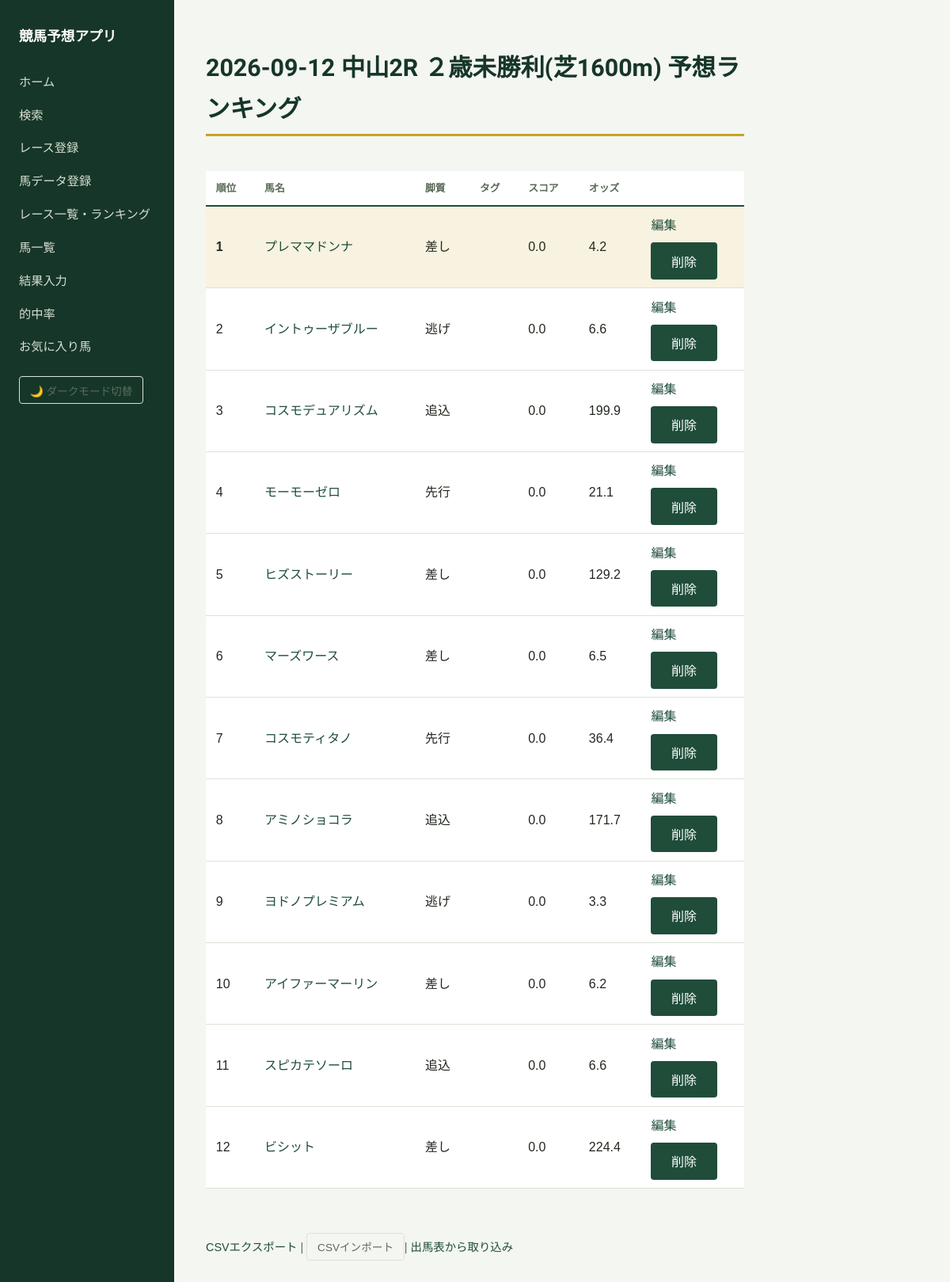
The app's page /horses/ranking-page/1 with its own data.
### models.py (models this page shows)
class Horse(SQLModel, table=True):
    id: int | None = Field(default=None, primary_key=True)
    race_id: int = Field(foreign_key="race.id")
    name: str
    running_style: str = ""
    memo_tag: str = ""
    past_performance_score: float = 0.0
    course_aptitude_score: float = 0.0
    pace_score: float = 0.0
    odds: float | None = None

### routers/horses.py (the view)
@router.get("/horses/ranking-page/{race_id}")
def ranking_page(request: Request, race_id: int):
    with Session(engine) as session:
        race = session.get(Race, race_id)
        horses = session.exec(select(Horse).where(Horse.race_id == race_id)).all()
        ranked = sorted(horses, key=lambda h: calculate_score(h), reverse=True)
        horse_list = [
            {
                "id": h.id,
                "name": h.name,
                "score": calculate_score(h),
                "odds": h.odds,
                "running_style": h.running_style,
                "memo_tag": h.memo_tag,
            }
            for h in ranked
        ]
    return templates.TemplateResponse("ranking.html", {
        "request": request, "horses": horse_list,
        "race_label": race_label(race) if race else "",
        "race_id": race_id,
    })

### templates/ranking.html (shortened to what this page needs)
{% extends "base.html" %}
{% block content %}
<h1>{{ race_label }} 予想ランキング</h1>
<table>
    <tr><th>順位</th><th>馬名</th><th>脚質</th><th>タグ</th><th>スコア</th><th>オッズ</th><th></th></tr>
    {% for horse in horses %}
    <tr class="{% if loop.index == 1 %}rank-1{% endif %}">
        <td>{{ loop.index }}</td>
        <td><a href="/horses/profile/{{ horse.name }}">{{ horse.name }}</a></td>
        <td>{{ horse.running_style }}</td>
        <td>{{ horse.memo_tag }}</td>
        <td>{{ horse.score }}</td>
        <td>{{ horse.odds }}</td>
         <td>
            <a href="/horses/{{ horse.id }}/edit">編集</a>
        <form action="/horses/{{ horse.id }}/delete" method="post" style="margin:0;" onsubmit="return confirm('削除しますか？');">
            <button type="submit">削除</button>
        </form>
    </td>
    </tr>
    {% endfor %}
</table>
<p class="page-nav">
    <a href="/horses/export/{{ race_id }}">CSVエクスポート</a> |
    <button class="theme-toggle" onclick="openImportModal()" type="button">CSVインポート</button>|
    <a href="/horses/paste-import/{{ race_id }}">出馬表から取り込み</a>
</p>
{% endblock %}

### templates/base.html (shortened to what this page needs)
<!DOCTYPE html>
<html lang="ja" id="html-root">
<head>
    <link rel="stylesheet" href="/static/style.css">
</head>
<body>
<div class="app-layout">
    <aside class="sidebar">
        <h2>競馬予想アプリ</h2>
        <nav>
            <a href="/">ホーム</a>
            <a href="/search">検索</a>
            <a href="/races/add">レース登録</a>
            <a href="/horses/new">馬データ登録</a>
            <a href="/races">レース一覧・ランキング</a>
            <a href="/horses">馬一覧</a>
            <a href="/results/input">結果入力</a>
            <a href="/results/stats">的中率</a>
            <a href="/favorites">お気に入り馬</a>
        </nav>
        <button class="theme-toggle" onclick="toggleTheme()">🌙 ダークモード切替</button>
    </aside>
    <div class="main-content">
        {% block content %}{% endblock %}
    </div>
</div>
</body>
</html>

### static/style.css (style rules this page uses)
:root { --bg: #F4F6F1; --surface: #FFFFFF; --turf: #1F4D3A; --turf-dark: #163629; --gold: #C9A227; --text: #22281F; --text-muted: #5C6B5A; --border: #DCE3D6; }
* { box-sizing: border-box; }
body { background: var(--bg); color: var(--text); font-family: "Noto Sans JP", sans-serif; margin: 0; line-height: 1.7; }
h1, h2 { font-family: "Shippori Mincho", serif; color: var(--turf-dark); font-weight: 700; }
h1 { font-size: 1.9rem; display: inline-block; padding-bottom: 0.3rem; border-bottom: 3px solid var(--gold); margin-bottom: 1.8rem; }
h2 { font-size: 1.2rem; margin-top: 2rem; }
a { color: var(--turf); text-decoration: none; }
button[type="submit"] { background: var(--turf); color: #fff; border: none; padding: 0.7rem 1.6rem; border-radius: 4px; font-size: 1rem; font-weight: 500; cursor: pointer; margin-top: 0.5rem; }
table { width: 100%; border-collapse: collapse; margin: 1rem 0 2rem; background: var(--surface); }
th, td { text-align: left; padding: 0.65rem 0.8rem; border-bottom: 1px solid var(--border); }
th { font-size: 0.8rem; color: var(--text-muted); border-bottom: 2px solid var(--turf); }
.rank-1 { background: rgba(201, 162, 39, 0.14); }
.rank-1 td:first-child, .rank-2 td:first-child, .rank-3 td:first-child { font-weight: 700; }
.page-nav { margin-top: 2rem; font-size: 0.9rem; color: var(--text-muted); }
.app-layout { display: flex; min-height: 100vh; }
.sidebar { width: 220px; flex-shrink: 0; background: var(--turf-dark); color: #fff; padding: 2rem 1.5rem; }
.sidebar h2 { color: #fff; font-size: 1.1rem; margin: 0 0 1.8rem; }
.sidebar nav { display: flex; flex-direction: column; gap: 1rem; }
.sidebar nav a { color: #D7E0D2; font-size: 0.95rem; }
.main-content { flex: 1; padding: 2.5rem 2.5rem; max-width: 760px; }
.theme-toggle { background: transparent; border: 1px solid var(--border); color: var(--text-muted); border-radius: 4px; padding: 0.4rem 0.8rem; cursor: pointer; font-size: 0.85rem; margin-top: 1.5rem; }

### records on screen
Horse: name "プレママドンナ", running_style "差し", score "0.0", odds "4.2"
Horse: name "イントゥーザブルー", running_style "逃げ", score "0.0", odds "6.6"
Horse: name "コスモデュアリズム", running_style "追込", score "0.0", odds "199.9"
Horse: name "モーモーゼロ", running_style "先行", score "0.0", odds "21.1"
Horse: name "ヒズストーリー", running_style "差し", score "0.0", odds "129.2"
Horse: name "マーズワース", running_style "差し", score "0.0", odds "6.5"
Horse: name "コスモティタノ", running_style "先行", score "0.0", odds "36.4"
Horse: name "アミノショコラ", running_style "追込", score "0.0", odds "171.7"
Horse: name "ヨドノプレミアム", running_style "逃げ", score "0.0", odds "3.3"
Horse: name "アイファーマーリン", running_style "差し", score "0.0", odds "6.2"
Horse: name "スピカテソーロ", running_style "追込", score "0.0", odds "6.6"
Horse: name "ビシット", running_style "差し", score "0.0", odds "224.4"

### other values on screen
{{ race_label }} "2026-09-12 中山2R ２歳未勝利(芝1600m)"
